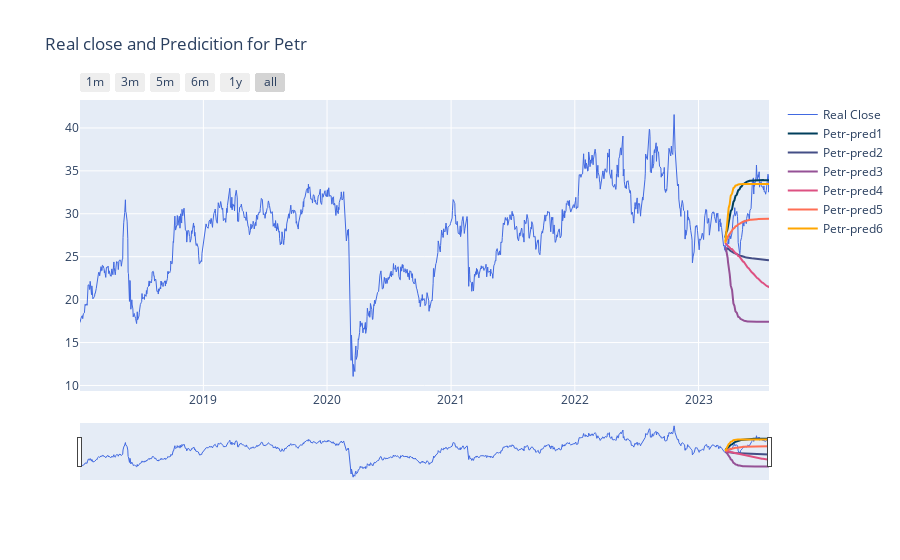

The code cell stored with this chart in its notebook:
### Code cell
colors = [
    '#003f5c',
    '#444e86',
    '#955196',
    '#dd5182',
    '#ff6e54',
    '#ffa600',
]
indice = 'Petr'
fig = go.Figure()
# Create and style traces
fig.add_trace(go.Scatter(x=companies[indice].index, y=companies[indice].Close, name = 'Real Close',
                         line=dict(color='royalblue', width=1)))

for i in range(0, 6):
    pred = df.loc[:, df.columns.str.startswith(indice)].columns[i]
    fig.add_trace(go.Scatter(x=df.Date, y=df[pred], name=pred,
                            line=dict(color = colors[i])
                            )
                )

layout = dict(
        title=f'Real close and Predicition for {indice}',
        xaxis=dict(
            rangeselector=dict(
                buttons=list([
                    #change the count to desired amount of months.
                    dict(count=1,
                         label='1m',
                         step='month',
                         stepmode='backward'),
                    dict(count=3,
                         label='3m',
                         step='month',
                         stepmode='backward'),
                    dict(count=5,
                         label='5m',
                         step='month',
                         stepmode='backward'),
                    dict(count=6,
                         label='6m',
                         step='month',
                         stepmode='backward'),      
                    dict(count=12,
                         label='1y',
                         step='month',
                         stepmode='backward'),                                               
                    dict(step='all')
                ])
            ),
            rangeslider=dict(
                visible = True
            ),
            type='date'
        )
    )

fig.layout = layout
fig.show()
